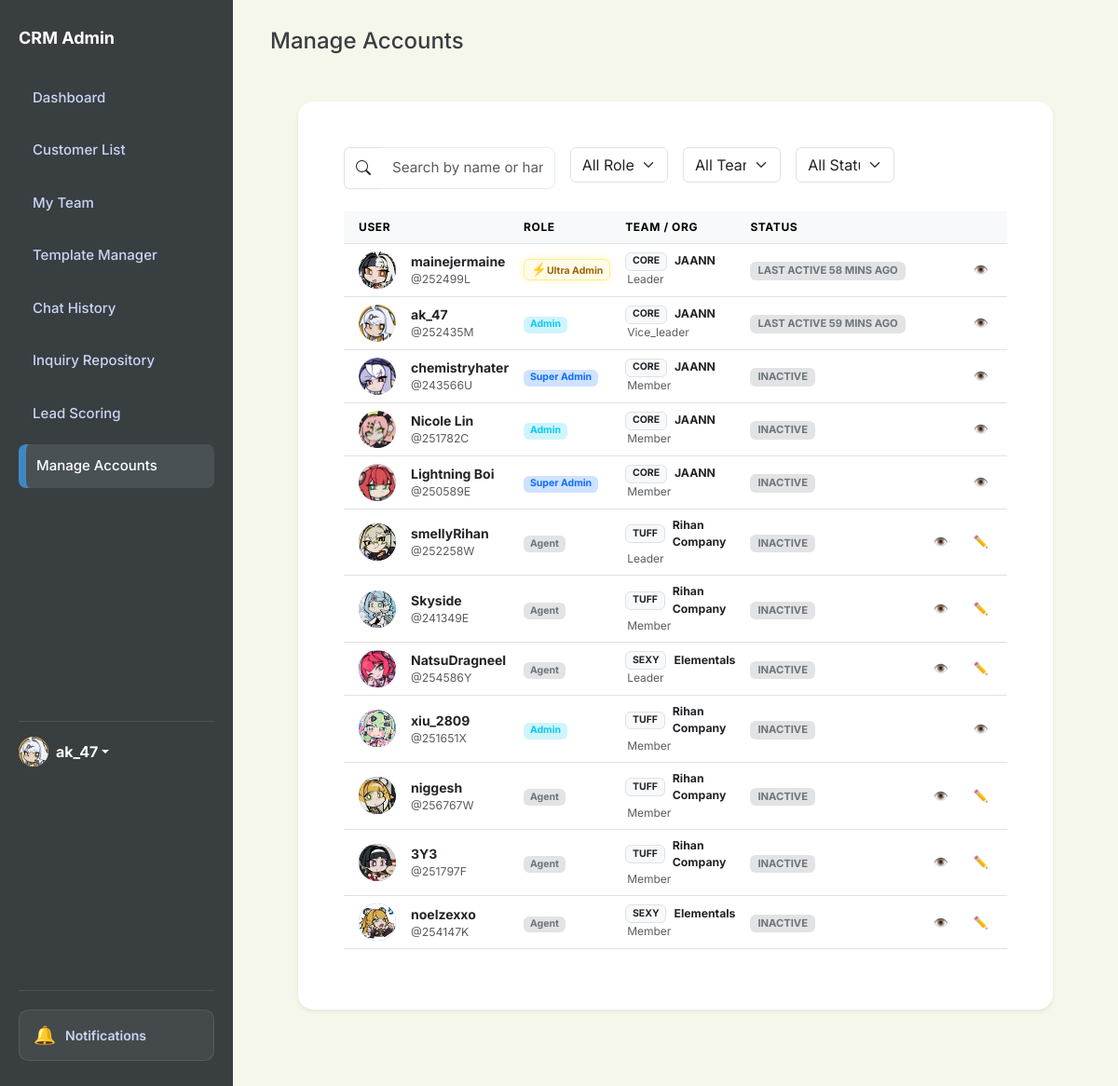
Page /admin/create-account (signed in) on the earlier database version.
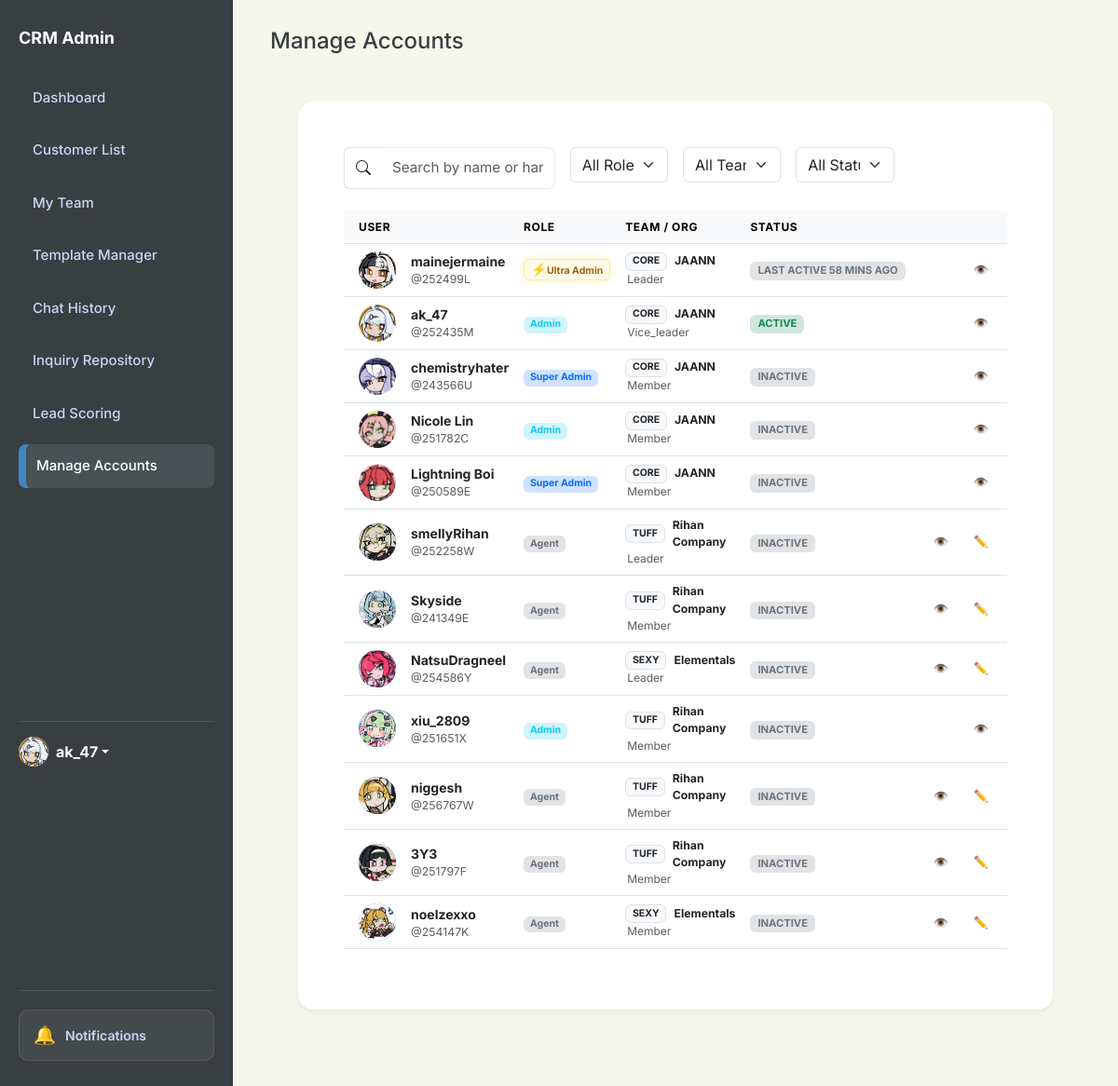
Same page on the later database version.
### app.py (models this page shows, shortened)
class User(db.Model):
    id = db.Column(db.Integer, primary_key=True)
    username = db.Column(db.String(80), unique=True, nullable=False)
    password = db.Column(db.String(200), nullable=False)
    name = db.Column(db.String(100), default='Admin')
    bio = db.Column(db.Text, default='')
    profile_picture = db.Column(db.String(200), default='https://ui-avatars.com/api/?name=Admin&background=random')
    role = db.Column(db.String(20), default='agent') # super_admin, agent
    preferences = db.Column(db.Text, default='{}') # Stores dashboard layout/stats as JSON
    last_active = db.Column(db.String(50))
    team_id = db.Column(db.Integer, db.ForeignKey('team.id'), nullable=True)
    team_role = db.Column(db.String(20)) # leader, vice_leader, member
    last_active_team_chat = db.Column(db.String(50)) # Timestamp of last time user viewed team chat
    @property
    def status_display(self):
        if not self.last_active:
            return "Inactive"
        try:
            from datetime import datetime
            last = datetime.strptime(self.last_active, '%Y-%m-%d %H:%M:%S')
            now = datetime.now()
            diff = now - last
            minutes = divmod(diff.total_seconds(), 60)[0]
            if minutes < 5:
                return "Active"
            elif minutes < 60:
                return f"Last active {int(minutes)} mins ago"
            elif minutes < 1440:
                return f"Last active {int(minutes // 60)} hours ago"
            else:
                return f"Last active {int(minutes // 1440)} days ago"
        except:
            return "Inactive"

class Team(db.Model):
    id = db.Column(db.Integer, primary_key=True)
    name = db.Column(db.String(100), unique=True, nullable=False)
    profile_picture = db.Column(db.String(255), default='https://ui-avatars.com/api/?name=Team&background=random')
    description = db.Column(db.Text, default='')
    role = db.Column(db.String(50)) # e.g., "Corporate Sales", "Customer Support"
    department = db.Column(db.String(50))
    team_score = db.Column(db.Integer, default=0)
    team_tag = db.Column(db.String(50))
    created_at = db.Column(db.String(50))
    members = db.relationship('User', backref='team_obj', foreign_keys='User.team_id', lazy=True)

### app.py (the view, shortened to what this page needs)
@app.route('/admin/create-account', methods=['GET', 'POST'])
def admin_create_account():
    if not session.get('logged_in'):
        return redirect(url_for('login'))
    current_user = User.query.get(session.get('user_id'))
    if current_user.username != '252499L' and current_user.role not in ['super_admin', 'admin']:
        return render_template('404.html'), 404
    promotion_requests = []
    total_super_admins = 0
    if current_user.role in ['super_admin', 'ultra_admin']:
        promotion_requests = PromotionRequest.query.filter_by(status='pending').all()
        total_super_admins = User.query.filter_by(role='super_admin').count()
    return render_template('create_account.html',
                           users=User.query.all(),
                           teams=Team.query.all(),
                           promotion_requests=promotion_requests,
                           total_super_admins=total_super_admins,
                           me=current_user)

### app.py (called while the page is built)
@app.context_processor
def context_processor():
    from flask import g
    return dict(
        team_pending_requests_count=getattr(g, 'team_pending_requests_count', 0),
        unread_team_messages=getattr(g, 'unread_team_messages', False)
    )

@app.context_processor
def inject_user_preferences():
    theme = 'light'
    if has_request_context() and 'user_id' in session:
        user_id = session.get('user_id')
        user = User.query.get(user_id)
        if user and user.preferences:
            try:
                import json
                prefs = json.loads(user.preferences)
                theme = prefs.get('theme', 'light')
            except:
                pass
    return dict(current_theme=theme)

### templates/create_account.html (shortened to what the changed rows need)
<!DOCTYPE html>
<html lang="en">
<head>
    <link href="https://cdn.jsdelivr.net/npm/bootstrap@5.3.0/dist/css/bootstrap.min.css" rel="stylesheet">
    <link rel="stylesheet" href="https://cdn.jsdelivr.net/npm/bootstrap-icons@1.11.1/font/bootstrap-icons.css">
    <link rel="stylesheet" href="{{ url_for('static', filename='style.css') }}">
</head>
<body id="page-admin-accounts"
    class="{% if current_theme and current_theme != 'light' %}theme-{{ current_theme }}{% endif %}">
    <aside class="sidebar">
        <h2>CRM Admin</h2>
        <div class="mt-auto pt-3 border-top border-secondary" style="border-color: rgba(255,255,255,0.1) !important;">
            <div class="dropdown">
                <a href="#" class="d-flex align-items-center text-decoration-none dropdown-toggle" id="dropdownUser1"
                    data-bs-toggle="dropdown" aria-expanded="false">
                    <div class="avatar-circle bg-primary text-white me-2"
                        style="width: 32px; height: 32px; font-size: 14px; display:flex; align-items:center; justify-content:center; border-radius:50%; overflow:hidden;">
                        {% if session.get('user_pic') and 'http' in session.get('user_pic') %}
                        <img src="{{ session.get('user_pic') }}" alt="User"
                            style="width:100%; height:100%; object-fit:cover;">
                        {% elif session.get('user_pic') %}
                        <img src="{{ url_for('static', filename='uploads/' + session.get('user_pic')) }}" alt="User"
                            style="width:100%; height:100%; object-fit:cover;">
                        {% else %}
                        {{ session.get('user_name', 'Admin')[0] | upper }}
                        {% endif %}
                    </div>
                    <strong>{{ session.get('user_name', 'Admin') }}</strong>
                </a>
            </div>
        </div>
    </aside>
    <main class="main">
        <div class="header">
            <div class="header-left">
                <h1 style="margin:0; font-size: 24px;">Manage Accounts</h1>
            </div>
        </div>
        <div class="content-body" style="padding: 30px;">
            <div class="card shadow-sm border-0" style="border-radius: 16px;">
                <div class="card-body p-4">
                    <div class="table-responsive">
                        <table class="table table-hover align-middle" id="accountsTable">
                            <thead class="table-light">
                                <tr>
                                    <th class="ps-3">User</th>
                                    <th>Role</th>
                                    <th>Team / Org</th>
                                    <th>Status</th>
                                    <th class="text-end pe-3">Actions</th>
                                </tr>
                            </thead>
                            <tbody>
                                {% for user in users %}
                                <tr>
                                    <td class="ps-3">
                                        <div class="d-flex align-items-center">
                                            <div class="avatar-circle me-3"
                                                style="width: 40px; height: 40px; border-radius: 50%; overflow: hidden;">
                                                {% if user.profile_picture and 'http' in user.profile_picture %}
                                                <img src="{{ user.profile_picture }}" alt="User"
                                                    style="width: 100%; height: 100%; object-fit: cover;">
                                                {% elif user.profile_picture %}
                                                <img src="{{ url_for('static', filename='uploads/' + user.profile_picture) }}"
                                                    alt="User" style="width: 100%; height: 100%; object-fit: cover;">
                                                {% else %}
                                                <div
                                                    class="bg-light text-primary d-flex align-items-center justify-content-center w-100 h-100 fw-bold">
                                                    {{ user.username[0] | upper }}
                                                </div>
                                                {% endif %}
                                            </div>
                                             <div style="cursor: pointer;" onclick="showAgentProfile('{{ user.id }}')">
                                                 <div class="fw-bold">{{ user.name }}</div>
                                                 <div class="text-muted small">@{{ user.username }}</div>
                                             </div>
                                        </div>
                                    </td>
                                    <td>
                                        {% if user.role == 'ultra_admin' %}
                                        <span class="badge role-ultra-admin">Ultra Admin</span>
                                        {% elif user.role == 'super_admin' %}
                                        <span class="badge bg-primary-subtle text-primary">Super Admin</span>
                                        {% elif user.role == 'admin' %}
                                        <span class="badge bg-info-subtle text-info">Admin</span>
                                        {% else %}
                                        <span class="badge bg-secondary-subtle text-secondary">Agent</span>
                                        {% endif %}
                                    </td>
                                    <td>
                                        {% if user.team_obj %}
                                        <div class="d-flex align-items-center" style="cursor: pointer;"
                                            onclick="showTeamDetails('{{ user.team_id }}')">
                                            <span class="badge bg-light text-dark border me-2">{{ user.team_obj.team_tag
                                                or 'TEAM' }}</span>
                                            <span class="small fw-bold">{{ user.team_obj.name }}</span>
                                        </div>
                                        <div class="small text-muted" style="font-size: 0.75rem; margin-left: 2px;">
                                            {{ user.team_role | title if user.team_role else 'Member' }}
                                        </div>
                                        {% else %}
                                        <span class="text-muted small">No Team</span>
                                        {% endif %}
                                    </td>
                                    <td>
                                        {% set status = user.status_display %}
                                        <span
                                            class="badge {% if 'Active' in status %}bg-success-subtle text-success{% else %}bg-secondary-subtle text-secondary{% endif %} px-2 py-1"
                                            style="font-size: 0.7rem;">
                                            {{ status | upper }}
                                        </span>
                                    </td>
                                    <td class="text-end pe-3" data-search-team="{{ user.team_id or 'none' }}"
                                        data-search-role="{{ user.role }}"
                                        data-search-status="{{ 'Active' if 'Active' in status else 'Inactive' }}">
                                        <div class="btn-group">
                                            <button class="btn btn-sm btn-outline-primary"
                                                onclick="showAgentProfile('{{ user.id }}')" title="View Profile">
                                                👁️
                                            </button>
                                            {% set can_edit = (session.get('user_role') in ['ultra_admin',
                                            'super_admin']) or
                                            (session.get('user_role') == 'admin' and user.role == 'agent') %}
                                            <button class="btn btn-sm btn-outline-warning"
                                                onclick="editUser('{{ user.id }}')" title="Edit Account" {% if not
                                                can_edit %}disabled style="opacity:0.5; cursor:not-allowed;" {% endif
                                                %}>
                                            </button>
                                        </div>
                                    </td>
                                </tr>
                                {% endfor %}
                            </tbody>
                        </table>
                    </div>
                </div>
            </div>
        </div>
    </main>
</body>
</html>

Differences in the rows shown:
changed User "ak_47": status "LAST ACTIVE 59 MINS AGO" → "ACTIVE"
